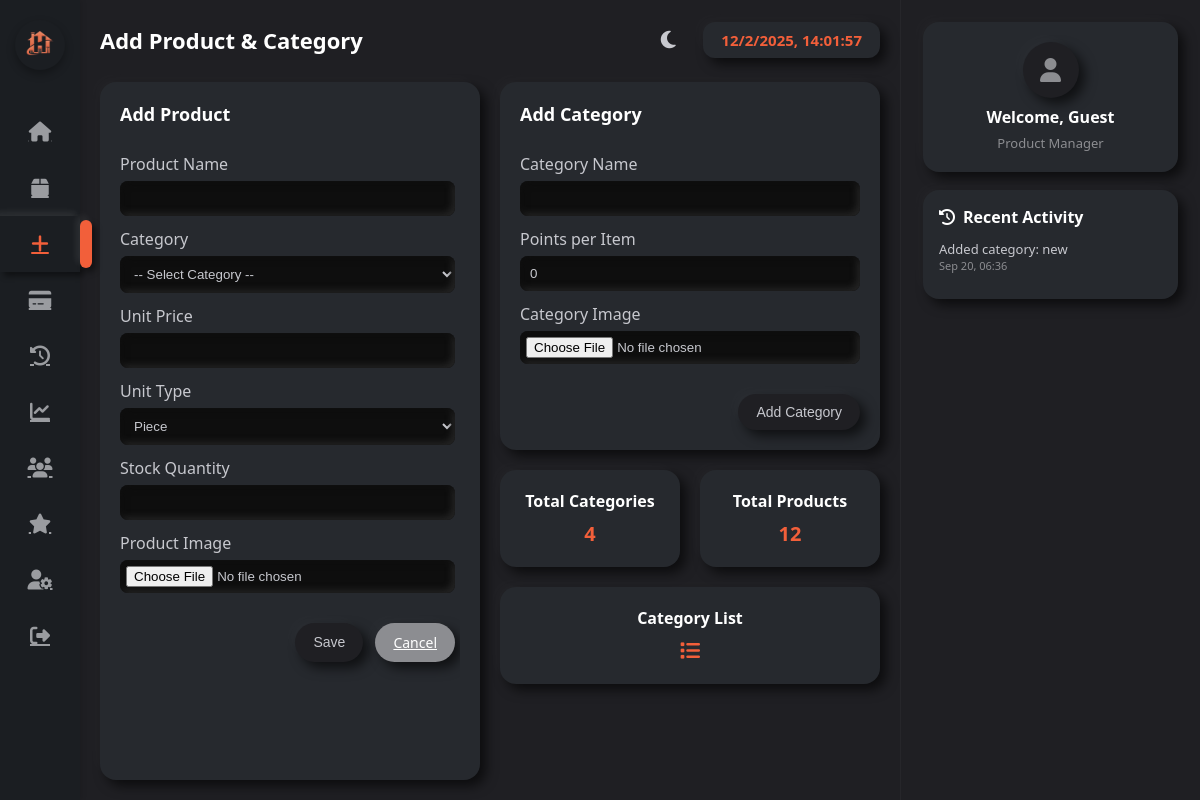
The page /add_product.php on the database as committed earlier.
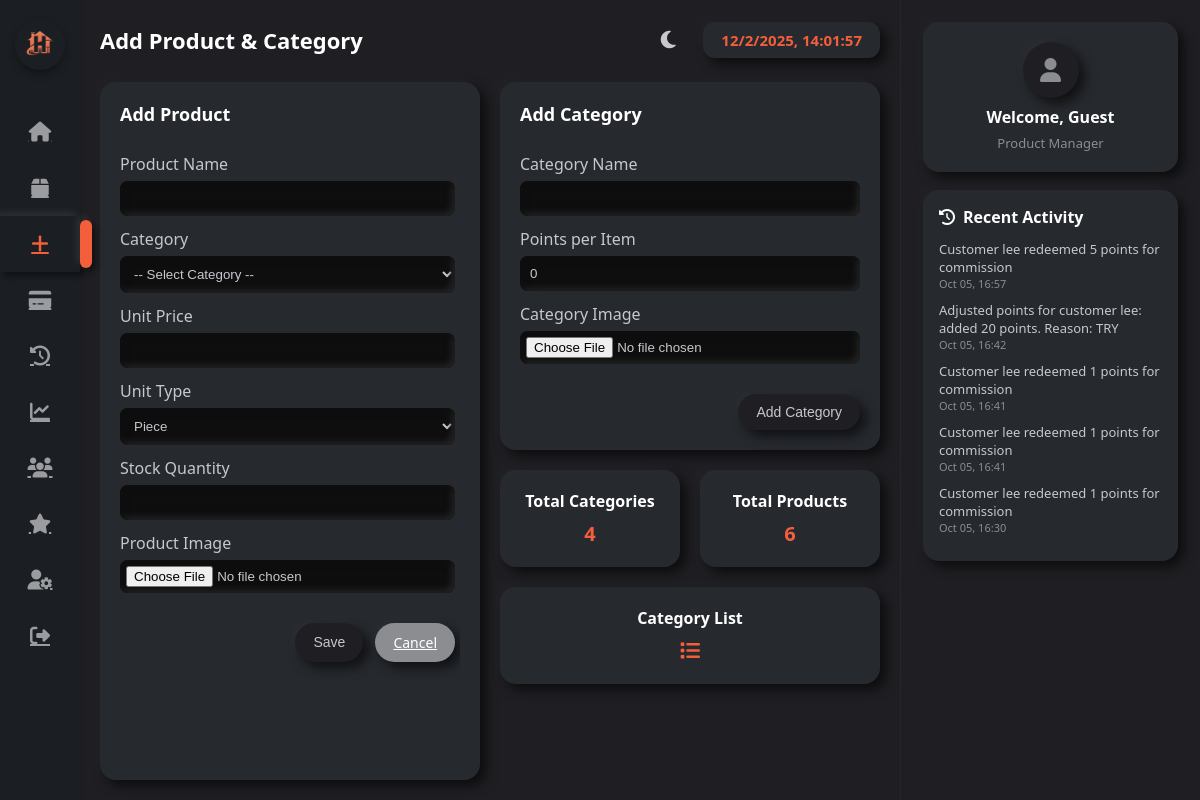
The same page on the database as committed later.
### tables this page shows
CREATE TABLE `activity_logs` (
  `id` int(11) NOT NULL,
  `action` varchar(255) NOT NULL,
  `created_at` timestamp NOT NULL DEFAULT current_timestamp()
);

### add_product.php (the view, shortened to what the changed rows need)
<?php
include 'db.php';
 $currentTheme = $_SESSION['theme'];
 $totalProducts = $conn->query("SELECT COUNT(*) AS c FROM products")->fetch_assoc()['c'];
 $recentLogs = $conn->query("SELECT action, created_at FROM activity_logs ORDER BY created_at DESC LIMIT 5");
?>
<!DOCTYPE html>
<html lang="en">
<head>
<link rel="stylesheet" href="https://cdnjs.cloudflare.com/ajax/libs/font-awesome/6.4.0/css/all.min.css">
</head>
<body class="<?php echo $currentTheme === 'light' ? 'light-mode' : ''; ?>">
<div class="wrapper">
<main class="main">
  <div class="topbar">
    <h1>Add Product & Category</h1>
  </div>
  <div class="form-container">
    <div class="form-card">
      <h2>Add Product</h2>
    </div>
    <div>
      <div class="form-card">
        <h2>Add Category</h2>
      </div>
      <div class="stats-card">
        <div class="stat-box">
          <h3>Total Products</h3>
          <p><?= $totalProducts ?></p>
        </div>
      </div>
    </div>
  </div>
</main>
<aside class="right-panel">
  <div class="activity-card">
    <ul>
      <?php if ($recentLogs && $recentLogs->num_rows > 0): ?>
        <?php while($log = $recentLogs->fetch_assoc()): ?>
          <li>
            <span><?= htmlspecialchars($log['action']) ?></span>
            <small><?= date("M d, H:i", strtotime($log['created_at'])) ?></small>
          </li>
        <?php endwhile; ?>
      <?php else: ?>
        <li><em>No recent activity</em></li>
      <?php endif; ?>
    </ul>
  </div>
</aside>
</div>
</body>
</html>

Rows that differ between the two databases and show on the page:
no longer on this page (row edited): activity_logs: action "Added category: new", created_at "Sep 20, 06:36"
added activity_logs: action "Customer lee redeemed 5 points for commission", created_at "Oct 05, 16:57"
added activity_logs: action "Adjusted points for customer lee: added 20 points. Reason: TRY", created_at "Oct 05, 16:42"
added activity_logs: action "Customer lee redeemed 1 points for commission", created_at "Oct 05, 16:41"
added activity_logs: action "Customer lee redeemed 1 points for commission", created_at "Oct 05, 16:41"
added activity_logs: action "Customer lee redeemed 1 points for commission", created_at "Oct 05, 16:30"
Other text that changed with them:
$totalProducts: "12" → "6"
